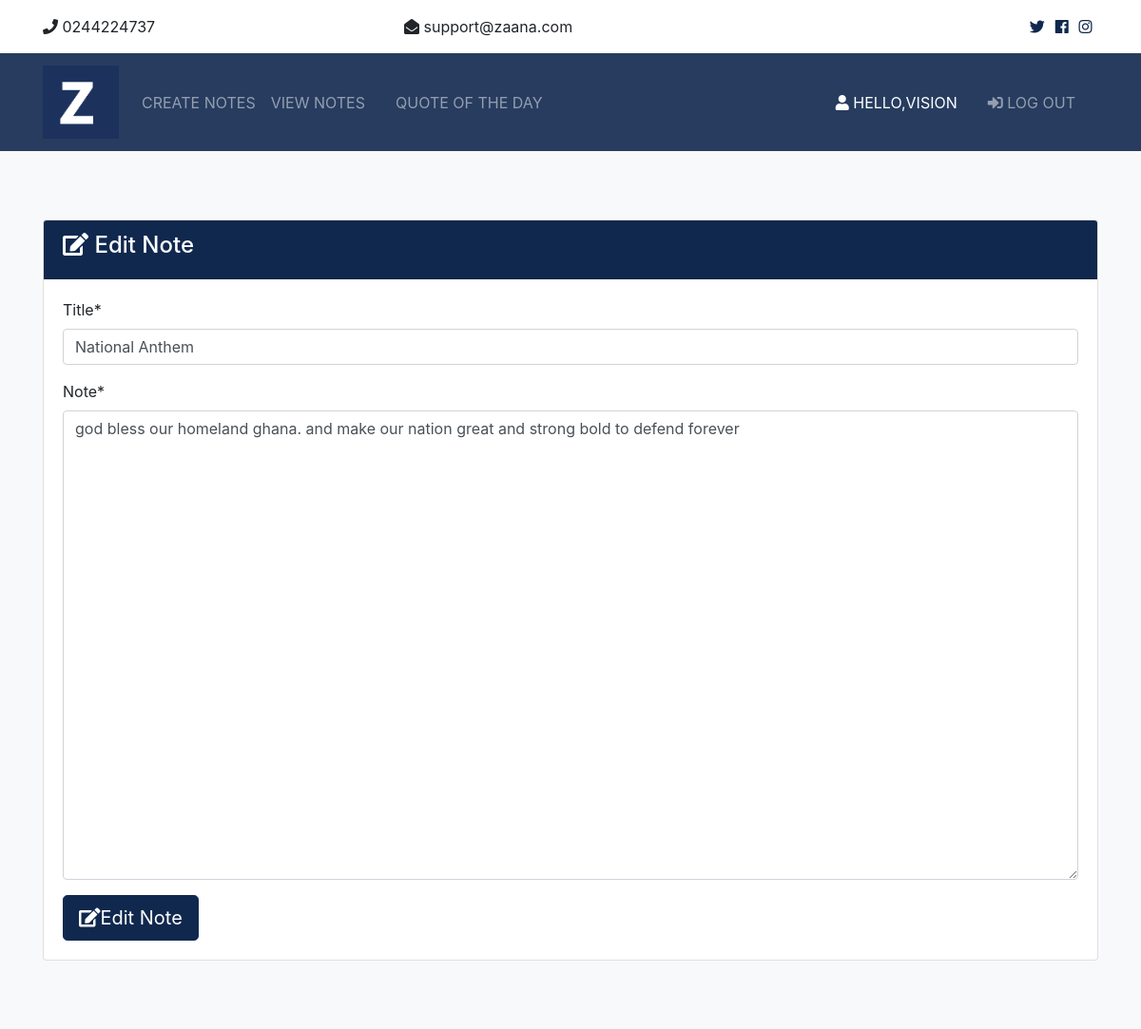
/1/edit_note (signed in), run on the app's committed database.
### noteapp/models.py (models this page shows, shortened)
class Notes(models.Model):
	user = models.ForeignKey(User,on_delete=models.RESTRICT)
	title = models.CharField(max_length=30)
	note = models.CharField(max_length=1000)

### noteapp/views.py (the view)
# urls.py: path('<id>/edit_note',edit_note,name='edit_note'),
@login_required(login_url='login')
def edit_note(request,id):
    context ={}
    obj = get_object_or_404(Notes, id = id)
    form = Notes_Form(request.POST or None, instance = obj)
    if form.is_valid():
        form.save()
        return redirect('view_note')
    context["form"] = form
    return render(request, "update_view.html", context)

### noteapp/forms.py
class Notes_Form(forms.ModelForm):
    class Meta:
        model = Notes
        fields=['title','note']
        widgets = {
            'note': Textarea(attrs={'cols': 80, 'rows': 20}),
        }

### template/update_view.html (shortened to what this page needs)
{% extends 'base2.html' %}
{% load crispy_forms_tags %}
{%block content%}
    <section id="login" class="bg-light py-5">
        <div class="container my-4">
          <div class="row">
            <div class="col">
              <div class="card">
                <div class="card-header bg-primary text-white">
                  <h4>
                    <i class="fas fa-edit"></i> Edit Note</h4>
                </div>
                <div class="card-body">
                  <form method="POST">
                        <div class="form-group ">
                            {{ form.title|as_crispy_field }}
                            {{ form.note|as_crispy_field }}
                        </div>
                    <button type="submit" class="btn btn-lg btn-primary"><i class="fas fa-edit"></i>Edit Note</button>
                  </form>
                </div>
              </div>
            </div>
          </div>
        </div>
      </section>
{% endblock%}

### template/partials/_navbar.html (shortened to what this page needs)
{%load static %}
<link href="{% static 'css/bootstrap.css' %}" rel="stylesheet">
  <link rel="stylesheet" href="{% static 'css/all.css' %}">
  <link rel="stylesheet" href="{% static 'css/all.css' %}">
  </head>
  <body>
  <section id="top-bar" class="p-3" >
    <div class="container">
      <div class="row">
        <div class="col-md-4">
          <i class="fas fa-phone"></i> 0244224737
        </div>
        <div class="col-md-4">
          <i class="fas fa-envelope-open"></i> support@zaana.com
        </div>
        <div class="col-md-4">
          <div class="social text-right">
            <a href="#">
              <i class="fab fa-twitter"></i>
            </a>
            <a href="#">
              <i class="fab fa-facebook"></i>
            </a>
            <a href="#">
              <i class="fab fa-instagram"></i>
            </a>
          </div>
        </div>
      </div>
    </div>
  </section>
  <nav class="navbar navbar-expand-lg navbar-dark bg-primary sticky-top">
    <div class="container">
      <a class="navbar-brand" href="">
        <img src="{% static 'img/final.png' %}"  class="logo" alt="">
      </a>
      <div class="collapse navbar-collapse" id="navbarNavAltMarkup">
        <ul class="navbar-nav">
          <li >
         <a class="nav-link" href="{% url 'create_note' %}">Create Notes</a>
          </li>
          <li
          class = "nav-item mr-3"
          >
            <a class="nav-link" href="{% url 'view_note' %}">View Notes</a>
          </li>
          <li class="nav-item mr-3">
            <a class="nav-link" href="{% url 'quote' %}">Quote of the Day</a>
          </li>
        </ul>
        <ul class="navbar-nav ml-auto">
          <li class="nav-item mr-3">
            <a class="nav-link text-white" href="#">
              <i class="fas fa-user"></i> Hello,{{user.username}} </a>
          </li>
          <li class="nav-item mr-3">
            <a href="javascript:{document.getElementById('logout').submit()}" class="nav-link" >
              <i class="fas fa-sign-in-alt"></i>
              Log Out</a>
          </li>
        </ul>
      </div>
    </div>
  </nav>

### static/css/all.css (style rules this page uses)
.fa, .fas, .far, .fal, .fab { -moz-osx-font-smoothing: grayscale; -webkit-font-smoothing: antialiased; display: inline-block; font-style: normal; font-variant: normal; text-rendering: auto; line-height: 1; }
.fa-edit:before { content: "\f044"; }
.fa-envelope-open:before { content: "\f2b6"; }
.fa-facebook:before { content: "\f09a"; }
.fa-instagram:before { content: "\f16d"; }
.fa-phone:before { content: "\f095"; }
.fa-sign-in-alt:before { content: "\f2f6"; }
.fa-twitter:before { content: "\f099"; }
.fa-user:before { content: "\f007"; }
.fab { font-family: 'Font Awesome 5 Brands'; }
.fa, .fas { font-family: 'Font Awesome 5 Free'; font-weight: 900; }

### static/css/custom.css (style rules this page uses)
textarea { overflow:scroll; height:100px; }

### static/css/style.css (style rules this page uses)
img { width: 100%; }
.logo { width: 80px; }
.navbar { opacity: 0.9; text-transform: uppercase; }
.social a { margin-right: 0.4rem; }

### data on the page
Notes: title "National Anthem", note "god bless our homeland ghana. and make our nation great and strong bold to defend forever"

### other printed values
{{ user.username }} "VISION"
